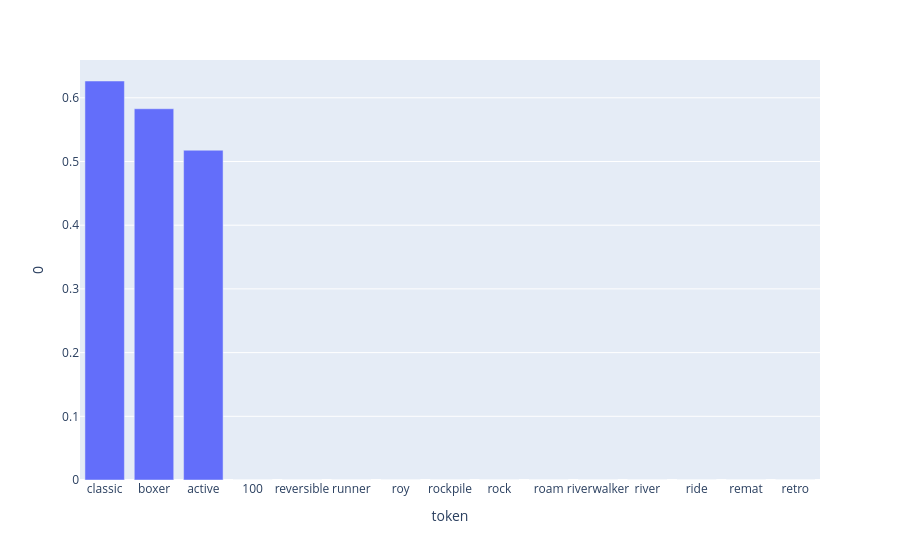

The notebook cell saved with this chart:
### Code cell
# Import plotly express
import plotly.express as px

# Create bar chart
fig = px.bar(tfid_df.sort_values(by=0, ascending=False)[:15], x="token", y=0)

# Render chart
fig.show()

### Figure 1 — Plotly figure (JSON) as saved in the notebook; plotly's stock layout.template omitted (floating-point values rounded to 4 significant figures)
{"data": [{"hovertemplate": "token=%{x}<br>0=%{y}<extra></extra>", "legendgroup": "", "marker": {"color": "#636efa", "pattern": {"shape": ""}}, "name": "", "orientation": "v", "showlegend": false, "textposition": "auto", "type": "bar", "x": ["classic", "boxer", "active", "100", "reversible", "runner", "roy", "rockpile", "rock", "roam", "riverwalker", "river", "ride", "remat", "retro"], "xaxis": "x", "y": [0.6264, 0.5828, 0.5177, 0.0, 0.0, 0.0, 0.0, 0.0, 0.0, 0.0, 0.0, 0.0, 0.0, 0.0, 0.0], "yaxis": "y"}], "layout": {"barmode": "relative", "legend": {"tracegroupgap": 0}, "margin": {"t": 60}, "xaxis": {"anchor": "y", "domain": [0, 1], "title": {"text": "token"}}, "yaxis": {"anchor": "x", "domain": [0, 1], "title": {"text": "0"}}}}
